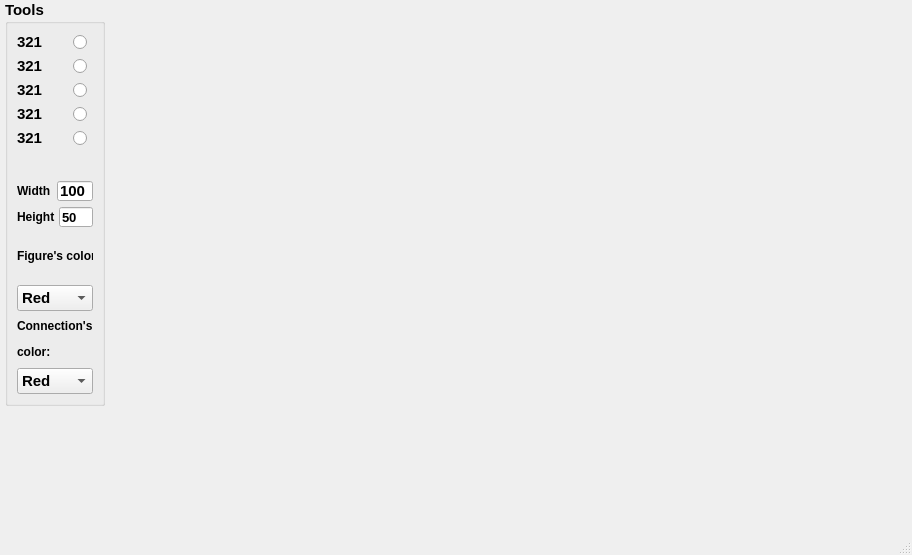
<?xml version="1.0" encoding="UTF-8"?>
<ui version="4.0">
 <class>MainWindow</class>
 <widget class="QMainWindow" name="MainWindow">
  <property name="geometry">
   <rect>
    <x>0</x>
    <y>0</y>
    <width>912</width>
    <height>555</height>
   </rect>
  </property>
  <property name="windowTitle">
   <string>MainWindow</string>
  </property>
  <widget class="QWidget" name="centralwidget">
   <widget class="QWidget" name="horizontalLayoutWidget">
    <property name="geometry">
     <rect>
      <x>0</x>
      <y>0</y>
      <width>111</width>
      <height>406</height>
     </rect>
    </property>
    <layout class="QHBoxLayout" name="horizontalLayout">
     <property name="leftMargin">
      <number>0</number>
     </property>
     <item>
      <widget class="QGroupBox" name="groupBox">
       <property name="maximumSize">
        <size>
         <width>100</width>
         <height>16777214</height>
        </size>
       </property>
       <property name="font">
        <font>
         <pointsize>11</pointsize>
         <bold>true</bold>
        </font>
       </property>
       <property name="title">
        <string>Tools</string>
       </property>
       <layout class="QVBoxLayout" name="verticalLayout_2">
        <item>
         <layout class="QHBoxLayout" name="horizontalLayout_8">
          <item>
           <layout class="QVBoxLayout" name="verticalLayout">
            <item>
             <layout class="QHBoxLayout" name="horizontalLayout_3">
              <item alignment="Qt::AlignHCenter">
               <widget class="QLabel" name="labelRectangle">
                <property name="minimumSize">
                 <size>
                  <width>50</width>
                  <height>0</height>
                 </size>
                </property>
                <property name="maximumSize">
                 <size>
                  <width>50</width>
                  <height>50</height>
                 </size>
                </property>
                <property name="text">
                 <string>321</string>
                </property>
               </widget>
              </item>
             </layout>
            </item>
            <item>
             <layout class="QHBoxLayout" name="horizontalLayout_2">
              <item alignment="Qt::AlignHCenter">
               <widget class="QLabel" name="labelHand">
                <property name="minimumSize">
                 <size>
                  <width>50</width>
                  <height>0</height>
                 </size>
                </property>
                <property name="maximumSize">
                 <size>
                  <width>50</width>
                  <height>50</height>
                 </size>
                </property>
                <property name="text">
                 <string>321</string>
                </property>
               </widget>
              </item>
             </layout>
            </item>
            <item>
             <layout class="QHBoxLayout" name="horizontalLayout_4">
              <item>
               <widget class="QLabel" name="labelCircle">
                <property name="minimumSize">
                 <size>
                  <width>50</width>
                  <height>0</height>
                 </size>
                </property>
                <property name="maximumSize">
                 <size>
                  <width>50</width>
                  <height>50</height>
                 </size>
                </property>
                <property name="text">
                 <string>321</string>
                </property>
               </widget>
              </item>
             </layout>
            </item>
            <item>
             <layout class="QHBoxLayout" name="horizontalLayout_6">
              <item alignment="Qt::AlignHCenter">
               <widget class="QLabel" name="labelLine">
                <property name="minimumSize">
                 <size>
                  <width>50</width>
                  <height>0</height>
                 </size>
                </property>
                <property name="maximumSize">
                 <size>
                  <width>50</width>
                  <height>50</height>
                 </size>
                </property>
                <property name="text">
                 <string>321</string>
                </property>
               </widget>
              </item>
             </layout>
            </item>
            <item>
             <layout class="QHBoxLayout" name="horizontalLayout_7">
              <item alignment="Qt::AlignHCenter">
               <widget class="QLabel" name="labelTriangle">
                <property name="minimumSize">
                 <size>
                  <width>50</width>
                  <height>0</height>
                 </size>
                </property>
                <property name="maximumSize">
                 <size>
                  <width>50</width>
                  <height>50</height>
                 </size>
                </property>
                <property name="text">
                 <string>321</string>
                </property>
               </widget>
              </item>
             </layout>
            </item>
           </layout>
          </item>
          <item>
           <layout class="QVBoxLayout" name="verticalLayout_3">
            <item>
             <widget class="QRadioButton" name="radioButtonRectangle">
              <property name="minimumSize">
               <size>
                <width>10</width>
                <height>0</height>
               </size>
              </property>
              <property name="maximumSize">
               <size>
                <width>44</width>
                <height>44</height>
               </size>
              </property>
              <property name="text">
               <string/>
              </property>
             </widget>
            </item>
            <item>
             <widget class="QRadioButton" name="radioButtonHand">
              <property name="minimumSize">
               <size>
                <width>10</width>
                <height>0</height>
               </size>
              </property>
              <property name="maximumSize">
               <size>
                <width>44</width>
                <height>44</height>
               </size>
              </property>
              <property name="text">
               <string/>
              </property>
             </widget>
            </item>
            <item>
             <widget class="QRadioButton" name="radioButtonCircle">
              <property name="minimumSize">
               <size>
                <width>10</width>
                <height>0</height>
               </size>
              </property>
              <property name="maximumSize">
               <size>
                <width>44</width>
                <height>44</height>
               </size>
              </property>
              <property name="text">
               <string/>
              </property>
             </widget>
            </item>
            <item>
             <widget class="QRadioButton" name="radioButtonLine">
              <property name="minimumSize">
               <size>
                <width>10</width>
                <height>0</height>
               </size>
              </property>
              <property name="maximumSize">
               <size>
                <width>44</width>
                <height>44</height>
               </size>
              </property>
              <property name="text">
               <string/>
              </property>
             </widget>
            </item>
            <item>
             <widget class="QRadioButton" name="radioButtonTriangle">
              <property name="minimumSize">
               <size>
                <width>10</width>
                <height>0</height>
               </size>
              </property>
              <property name="maximumSize">
               <size>
                <width>44</width>
                <height>44</height>
               </size>
              </property>
              <property name="text">
               <string/>
              </property>
             </widget>
            </item>
           </layout>
          </item>
         </layout>
        </item>
        <item>
         <spacer name="verticalSpacer">
          <property name="orientation">
           <enum>Qt::Vertical</enum>
          </property>
          <property name="sizeType">
           <enum>QSizePolicy::Fixed</enum>
          </property>
          <property name="sizeHint" stdset="0">
           <size>
            <width>76</width>
            <height>28</height>
           </size>
          </property>
         </spacer>
        </item>
        <item>
         <layout class="QHBoxLayout" name="horizontalLayout_5">
          <property name="sizeConstraint">
           <enum>QLayout::SetFixedSize</enum>
          </property>
          <item>
           <widget class="QLabel" name="labelWidth">
            <property name="maximumSize">
             <size>
              <width>16777215</width>
              <height>20</height>
             </size>
            </property>
            <property name="font">
             <font>
              <pointsize>9</pointsize>
              <bold>true</bold>
             </font>
            </property>
            <property name="text">
             <string>Width</string>
            </property>
           </widget>
          </item>
          <item>
           <widget class="QLineEdit" name="lineEditWidth">
            <property name="maximumSize">
             <size>
              <width>16777215</width>
              <height>20</height>
             </size>
            </property>
            <property name="text">
             <string>100</string>
            </property>
           </widget>
          </item>
         </layout>
        </item>
        <item>
         <layout class="QHBoxLayout" name="horizontalLayout_9">
          <property name="spacing">
           <number>4</number>
          </property>
          <property name="sizeConstraint">
           <enum>QLayout::SetFixedSize</enum>
          </property>
          <item>
           <widget class="QLabel" name="labelHeight">
            <property name="maximumSize">
             <size>
              <width>16777215</width>
              <height>20</height>
             </size>
            </property>
            <property name="font">
             <font>
              <pointsize>9</pointsize>
              <bold>true</bold>
             </font>
            </property>
            <property name="text">
             <string>Height</string>
            </property>
           </widget>
          </item>
          <item>
           <widget class="QLineEdit" name="lineEditHeight">
            <property name="maximumSize">
             <size>
              <width>16777215</width>
              <height>20</height>
             </size>
            </property>
            <property name="font">
             <font>
              <pointsize>10</pointsize>
              <bold>true</bold>
             </font>
            </property>
            <property name="text">
             <string>50</string>
            </property>
           </widget>
          </item>
         </layout>
        </item>
        <item>
         <widget class="QLabel" name="labelFigureColor">
          <property name="font">
           <font>
            <pointsize>9</pointsize>
            <bold>true</bold>
           </font>
          </property>
          <property name="text">
           <string>Figure's color:</string>
          </property>
         </widget>
        </item>
        <item>
         <widget class="QComboBox" name="comboBoxFigureColor">
          <property name="currentText">
           <string>Red</string>
          </property>
          <item>
           <property name="text">
            <string>Red</string>
           </property>
          </item>
          <item>
           <property name="text">
            <string>Green</string>
           </property>
          </item>
          <item>
           <property name="text">
            <string>Blue</string>
           </property>
          </item>
          <item>
           <property name="text">
            <string>Yellow</string>
           </property>
          </item>
         </widget>
        </item>
        <item>
         <widget class="QLabel" name="labelConnectionColor">
          <property name="font">
           <font>
            <pointsize>9</pointsize>
            <bold>true</bold>
           </font>
          </property>
          <property name="text">
           <string>&lt;html&gt;&lt;head/&gt;&lt;body&gt;&lt;p&gt;Connection's &lt;/p&gt;&lt;p&gt;color:&lt;/p&gt;&lt;/body&gt;&lt;/html&gt;</string>
          </property>
          <property name="textFormat">
           <enum>Qt::MarkdownText</enum>
          </property>
         </widget>
        </item>
        <item>
         <widget class="QComboBox" name="comboBoxConnectionColor">
          <property name="currentText">
           <string>Red</string>
          </property>
          <item>
           <property name="text">
            <string>Red</string>
           </property>
          </item>
          <item>
           <property name="text">
            <string>Green</string>
           </property>
          </item>
          <item>
           <property name="text">
            <string>Blue</string>
           </property>
          </item>
          <item>
           <property name="text">
            <string>Yellow</string>
           </property>
          </item>
         </widget>
        </item>
       </layout>
      </widget>
     </item>
    </layout>
   </widget>
  </widget>
  <widget class="QMenuBar" name="menubar">
   <property name="geometry">
    <rect>
     <x>0</x>
     <y>0</y>
     <width>912</width>
     <height>22</height>
    </rect>
   </property>
  </widget>
  <widget class="QStatusBar" name="statusbar"/>
 </widget>
 <resources/>
 <connections/>
</ui>
